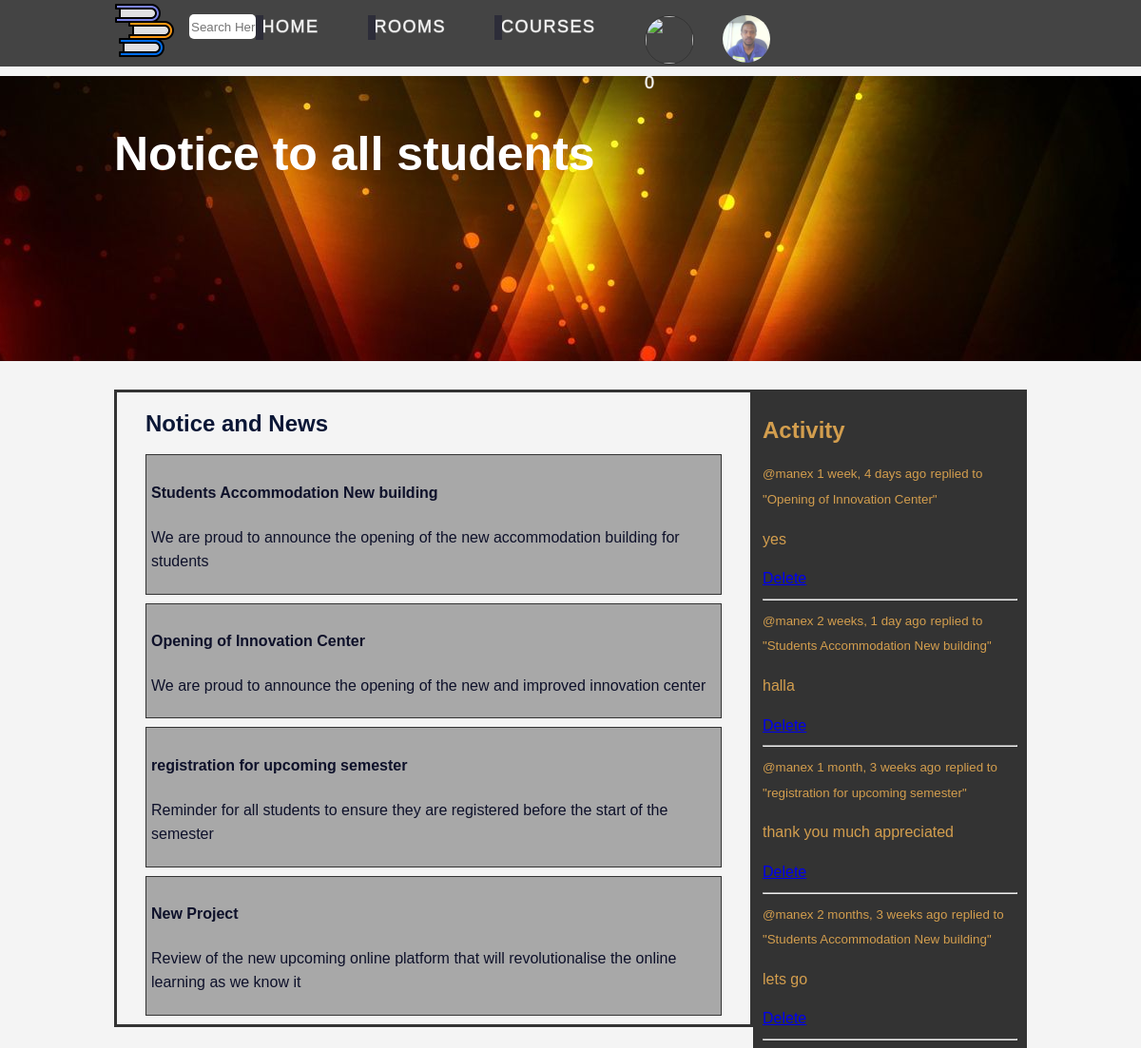
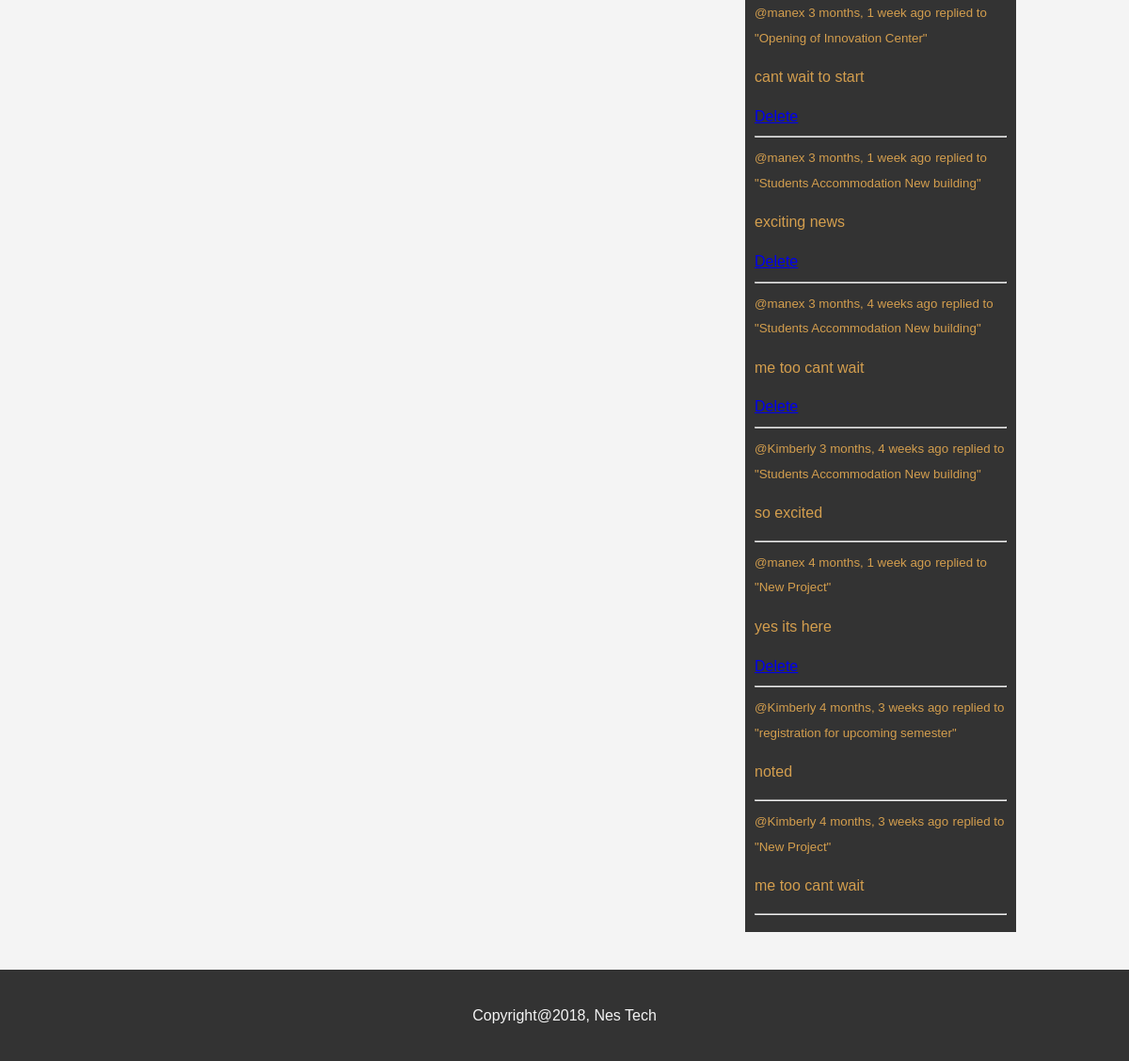
Screenshot of /home/ (signed in) with the database file from the repository (2 pictures, top to bottom).
### mychatapp/models.py (models this page shows, shortened)
class Profile(models.Model):
    user = models.OneToOneField(User, on_delete=models.CASCADE)
    name = models.CharField(max_length=100)
    pic = models.ImageField(upload_to="img", blank=True, null=True)
    friends = models.ManyToManyField('Friend', related_name = "my_friends", blank=True)

### UsersAuth/models.py (models this page shows, shortened)
class News(models.Model):
    category = models.ForeignKey(Category, on_delete=models.CASCADE)
    title = models.CharField(max_length=225)
    journalist = models.CharField(max_length=50)
    summary = models.TextField()
    content = models.TextField()
    created_at = models.DateTimeField(auto_now_add=True)
    updated_at = models.DateTimeField(auto_now=True)
    def __str__(self):
        return self.title
    class Meta:
        ordering = ['-created_at']

class Comments(models.Model):
    text = models.TextField()
    added = models.DateTimeField(auto_now_add=True)
    updated = models.DateTimeField(auto_now=True)
    creator = models.ForeignKey(User, on_delete=models.CASCADE)
    article = models.ForeignKey(News, on_delete=models.CASCADE, blank=True, null=True)
    def __str__(self):
        return self.text
    class Meta:
        ordering = ['-added']

### UsersAuth/views.py (the view)
# urls.py: path('home/', views.home, name='home'),
def home(request):
    q = request.GET.get('q') if request.GET.get('q') != None else ''
    news = News.objects.filter(Q(title__icontains= q) |
                                Q(journalist__icontains=q) |
                                Q(summary__icontains=q))
    news_comments = Comments.objects.all()
    context = {"news": news, "news_comments": news_comments}
    return render(request, "UsersAuth/home_page.html", context)

### UsersAuth/templates/UsersAuth/home_page.html (shortened to what this page needs)
{% extends 'base_home.html' %}
{% block content %}
{% include 'navbar.html' %}
<section id="showcase">
    <div class="container">
        <h1>Notice to all students
        </h1>
    </div>
</section>
<div class="container">
    <section id="main">
            <h1>Notice and News</h1>
        {% for art in news %}
        <div class="article">
            <a href="{% url 'news_page' pk=art.id %}">
                <h4>{{art.title}}</h4>
                <p>
                    {{art.summary}}
                </p>
            </a>
        </div>
        {% endfor %}
    </section>
    <aside id="sidebar">
        <h2>Activity</h2>
        {% include 'news_activity.html' %}
    </aside>
</div>
{% include 'footer.html' %}
</body>
{% endblock content %}

### UsersAuth/templates/UsersAuth/navbar.html (shortened to what this page needs)
<!DOCTYPE html>
{% load static %}
<body>
<nav class="navbar">
    <div class="container">
        <div class="logo">
            <a href="{% url 'home' %}"><img src="{% static 'images/book.png'%}" alt="" class="logo"></a>
        </div>
        <div class="search">
            <form  method="GET" action="{% url 'home' %}">
                <input type="text" name="q" placeholder="Search Here...."/>
            </form>
        </div>
        <div class="elem">
            <ul>
                <li style="--clr: #2d2d39;">
                    <a href="#" data-text="&nbsp;Home">&nbsp;Home&nbsp;</a>
                </li>
                <li style="--clr: #2d2d39;">
                    <a href="{% url 'rooms_home' %}" data-text="&nbsp;rooms">&nbsp;rooms&nbsp;</a>
                </li>
                <li style="--clr: #2d2d39;">
                    <a href="{% url 'mycourses' pk=user.id%}" data-text="&nbsp;courses">&nbsp;courses&nbsp;</a>
                </li>
                <li>
                    <a href="{% url 'index' %}"><img src="{% static 'images/bell.png' %}" alt="" class="notifications"><span id="msgs">0</span></a>
                </li>
                <div class="profiles">
                <li >
                    <a href="#"><div class="pic"><img src="{{user.profile.pic.url}}" alt="" onclick="toggleMenu()"></div></a>
                </li>
                </div>
            </ul>
        </div>
    </div>
</nav>
</body>

### UsersAuth/templates/UsersAuth/news_activity.html
{% for news_comment in news_comments %}
<div id"activity-news">
    <small>@{{news_comment.creator.first_name}} {{news_comment.added|timesince}} ago</small>
    <small>replied to "{{news_comment.article}}"</small>
    <p>{{news_comment}}</p>
    {% if request.user == news_comment.creator %}
    <a href="{% url 'deleteComment' news_comment.id %}">Delete</a>
    {% endif %}
    <hr>
</div>
{% endfor %}

### UsersAuth/static/css/home_page_style.css (style rules this page uses)
body { background-color: #f4f4f4; color: #555; font-family: Arial, Helvetica, sans-serif; font-size: 16px; line-height: 1.6em; margin: 0; }
.container { width: 80%; margin: auto; overflow: hidden; z-index: 2; }
.navbar { background-color: rgb(9, 41, 41); color: #f4f4f4; }
.navbar a { color: #f4f4f4; padding-right: 15px; font-size: 18px; text-decoration: none; }
.navbar ul { padding: 0; list-style: none; }
.navbar li { display: inline; }
#showcase { background-image: url('img.png'); background-position: center right; margin-top: 80px; min-height: 300px; margin-bottom: 30px; color: #f4f4f4; z-index: 2; }
#showcase h1 { color: #fff; line-height: 1.6em; font-size: 50px; }
#main { float: left; width: 70%; padding: 0 30px; box-sizing: border-box; color: rgb(11, 23, 54); border: 3px solid #333; }
#sidebar { float: right; width: 30%; background-color: #333; color: #d39e4e; padding: 10px; box-sizing: border-box; }
.article { background: #8b8b8bb7; border: 1px solid #333; padding: 5px; margin-top: 5px; margin-bottom: 9px; font-family: 'Franklin Gothic Medium', 'Arial Narrow', Arial, sans-serif; font-weight: 400; transition: 0.5s ease-in-out; }
.article a { color: rgba(7, 10, 36, 0.959); text-decoration: none; }

### UsersAuth/templates/UsersAuth/navbar.html (style rules this page uses)
.container { width: 80%; margin: auto; overflow: hidden; display: flex; justify-content: space-between; align-items: flex-start; }
.navbar { background: rgba(3, 3, 3, 0.73); width: 100%; height: 70px; position: fixed; top: 0; left: 0; z-index: 1; transition: all 300ms ease-in-out; }
ul { position: relative; display: flex; gap: 30px; }
ul li { position: relative; list-style: none; }
ul li a { font-size: 1.5em; text-decoration: none; letter-spacing: 1.5px; text-transform: uppercase; color: #333; -webkit-text-stroke: 1px rgba(255, 255, 255, 0.5); }
ul li a::before { content: attr(data-text); position: absolute; color: var(--clr); width: 0; overflow: hidden; transition: 1s; border-right: 8px solid var(--clr); -webkit-text-stroke: 1px var(--clr); }
.elem ul li a img { object-fit: cover; height: 100%; width: 100%; border-radius: 50%; }
.pic, .pro-pic { width: 50px; height: 50px; border-radius: 50%; }
.search { margin-top: 15px; background: #fff; border-radius: 5px; }
.search input { width: 97%; height: 100%; border: none; border-radius: 5px; outline: navajowhite; }
.elem { display: flex; justify-content: space-between; align-items: center; }
.elem ul li a img.notifications { width: 50px; height: 50px; border: 1px solid #333; border-radius: 50%; }

### rows the page displays
News: title "Students Accommodation New building", summary "We are proud to announce the opening of the new accommodation building for students"
News: title "Opening of Innovation Center", summary "We are proud to announce the opening of the new and improved innovation center"
News: title "registration for upcoming semester", summary "Reminder for all students to ensure they are registered before the start of the semester"
News: title "New Project", summary "Review of the new upcoming online platform that will revolutionalise the online learning as we know it"
Comments: creator.first_name "manex", added "1 week, 4 days", article "Opening of Innovation Center", text "yes", shows "Delete"
Comments: creator.first_name "manex", added "2 weeks, 1 day", article "Students Accommodation New building", text "halla", shows "Delete"
Comments: creator.first_name "manex", added "1 month, 3 weeks", article "registration for upcoming semester", text "thank you much appreciated", shows "Delete"
Comments: creator.first_name "manex", added "2 months, 3 weeks", article "Students Accommodation New building", text "lets go", shows "Delete"
Comments: creator.first_name "manex", added "3 months, 1 week", article "Opening of Innovation Center", text "cant wait to start", shows "Delete"
Comments: creator.first_name "manex", added "3 months, 1 week", article "Students Accommodation New building", text "exciting news", shows "Delete"
Comments: creator.first_name "manex", added "3 months, 4 weeks", article "Students Accommodation New building", text "me too cant wait", shows "Delete"
Comments: creator.first_name "Kimberly", added "3 months, 4 weeks", article "Students Accommodation New building", text "so excited"
Comments: creator.first_name "manex", added "4 months, 1 week", article "New Project", text "yes its here", shows "Delete"
Comments: creator.first_name "Kimberly", added "4 months, 3 weeks", article "registration for upcoming semester", text "noted"
Comments: creator.first_name "Kimberly", added "4 months, 3 weeks", article "New Project", text "me too cant wait"
